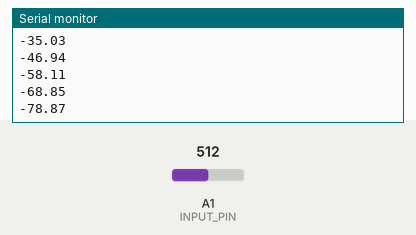
A sketch run on a simulated Arduino Uno, built with avr-gcc and run on an emulated ATmega328P. Parts: the last lines printed to the serial monitor. Inputs (shaded band) come from the test bench; at power-on: A1 (INPUT_PIN) = 512.

Above: at 1.2 s.
1.3 s: A1 (INPUT_PIN) set to 716
At 1.49 s:
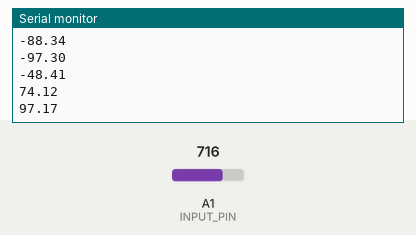
2.8 s: A1 (INPUT_PIN) set to 900
At 2.99 s:
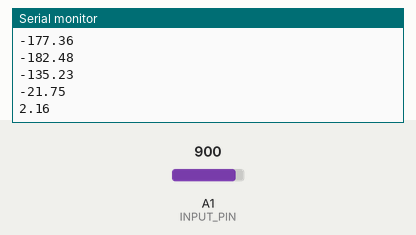
Timing chart, 0 to 5.8 s (numbered marks = the images above; inputs shaded):
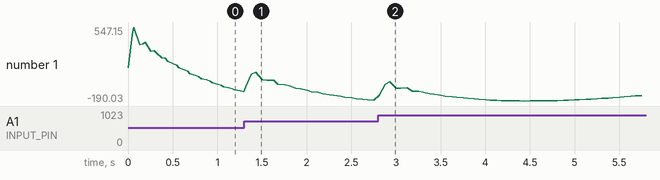

The sketch:

pac-man.ino.ino
```cpp
#define SAMPLE_RATE 125
#define BAUD_RATE 9600
#define INPUT_PIN A1

void setup() {
  // Serial connection begin
  Serial.begin(BAUD_RATE);
}

void loop() {
  // Calculate elapsed time
  static unsigned long past = 0;
  unsigned long present = micros();
  unsigned long interval = present - past;
  past = present;

  // Run timer
  static long timer = 0;
  timer -= interval;

  // Sample
  if(timer < 0){
    timer += 1000000 / SAMPLE_RATE;
    float sensor_value = analogRead(INPUT_PIN);
    float signal = ECGFilter(sensor_value);
    Serial.println(signal);
  }
}

// Band-Pass Butterworth IIR digital filter, generated using filter_gen.py.
// Sampling rate: 125.0 Hz, frequency: [0.5, 44.5] Hz.
// Filter is order 4, implemented as second-order sections (biquads).
// Reference:
// https://docs.scipy.org/doc/scipy/reference/generated/scipy.signal.butter.html
// https://courses.ideate.cmu.edu/16-223/f2020/Arduino/FilterDemos/filter_gen.py
float ECGFilter(float input)
{
  float output = input;
  {
    static float z1, z2; // filter section state
    float x = output - 0.70682283*z1 - 0.15621030*z2;
    output = 0.28064917*x + 0.56129834*z1 + 0.28064917*z2;
    z2 = z1;
    z1 = x;
  }
  {
    static float z1, z2; // filter section state
    float x = output - 0.95028224*z1 - 0.54073140*z2;
    output = 1.00000000*x + 2.00000000*z1 + 1.00000000*z2;
    z2 = z1;
    z1 = x;
  }
  {
    static float z1, z2; // filter section state
    float x = output - -1.95360385*z1 - 0.95423412*z2;
    output = 1.00000000*x + -2.00000000*z1 + 1.00000000*z2;
    z2 = z1;
    z1 = x;
  }
  {
    static float z1, z2; // filter section state
    float x = output - -1.98048558*z1 - 0.98111344*z2;
    output = 1.00000000*x + -2.00000000*z1 + 1.00000000*z2;
    z2 = z1;
    z1 = x;
  }
  return output;
}
```

Measured:
- after the input at 1.3 s, the serial monitor: prints a new line at once (image 1)
- plotted number 1: -97.3 → -182.48 after the input at 1.3 s
